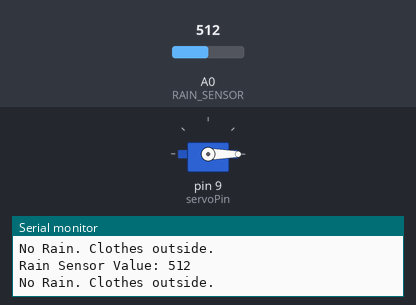
Recording of a sketch running on a simulated Arduino Uno, built with avr-gcc and run on an emulated ATmega328P. Shown: servo, the last lines printed to the serial monitor. The test bench sets the inputs (shaded band); at power-on: A0 (RAIN_SENSOR) = 512.

Above: at 2.8 s.
2.9 s: A0 (RAIN_SENSOR) set to 485
At 4.6 s:
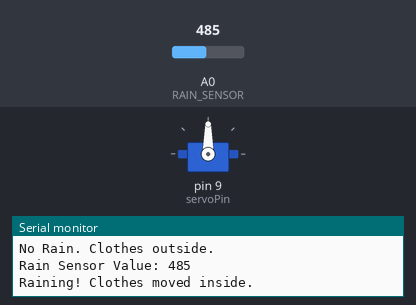
5.6 s: A0 (RAIN_SENSOR) set to 510
At 7.3 s:
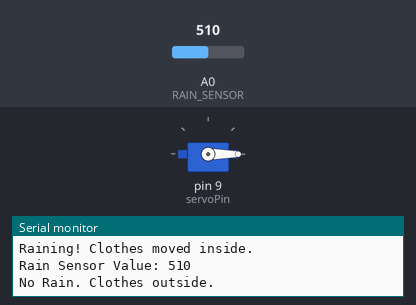
8.3 s: A0 (RAIN_SENSOR) set to 490
At 10.4 s:
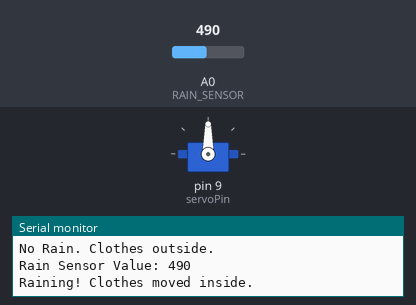
Timing chart, 0 to 11.9 s (numbered marks = the images above; inputs shaded):
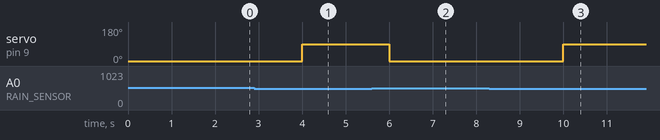

The sketch:

Smart_Home_-Automatic_Drying_Technique.ino
```cpp
#include <Servo.h>

#define RAIN_SENSOR A0  // Raindrop sensor connected to A0
#define THRESHOLD 500   // Adjust this value based on your environment

int servoPin = 9;       // Servo motor connected to pin 9
Servo dryingStand;

void setup() {
  pinMode(RAIN_SENSOR, INPUT);
  Serial.begin(9600);
  dryingStand.attach(servoPin);
  dryingStand.write(0);  // Clothes start outside
}

void loop() {
  int rainValue = analogRead(RAIN_SENSOR); // Read rain sensor
  Serial.print("Rain Sensor Value: ");
  Serial.println(rainValue);

  if (rainValue < THRESHOLD) {  // If rain detected
    dryingStand.write(90);  // Move clothes inside
    Serial.println("Raining! Clothes moved inside.");
  } else {
    dryingStand.write(0);  // Move clothes outside
    Serial.println("No Rain. Clothes outside.");
  }

  delay(2000);  // Check every 2 seconds
}
```

Measured:
- the behaviour switches between 500 and 499 on A0 (RAIN_SENSOR) (found by bisection; images 0 and 1)
- after the input at 2.9 s, servo on pin 9 (servoPin): 0° → 90° after 1.1 s
- after the input at 5.6 s, servo on pin 9 (servoPin): 90° → 0° after 0.40 s
- after the input at 8.3 s, servo on pin 9 (servoPin): 0° → 90° after 1.7 s
